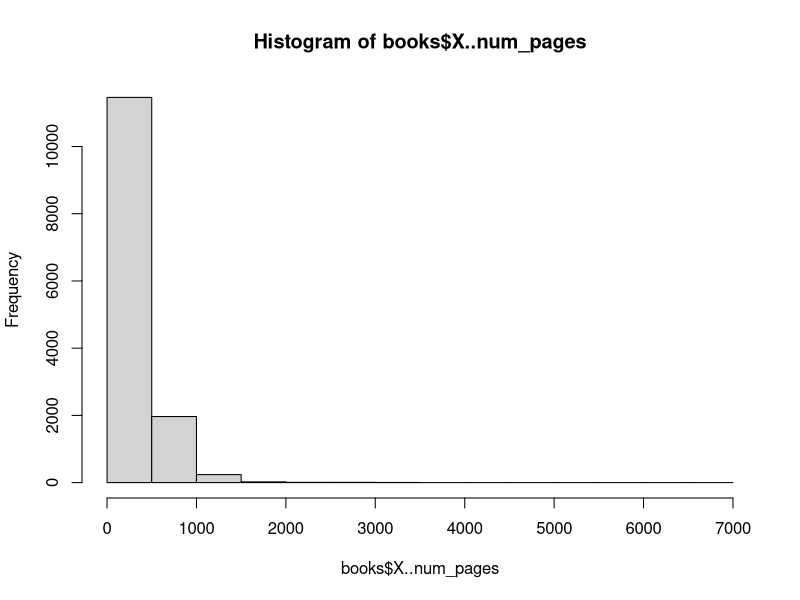
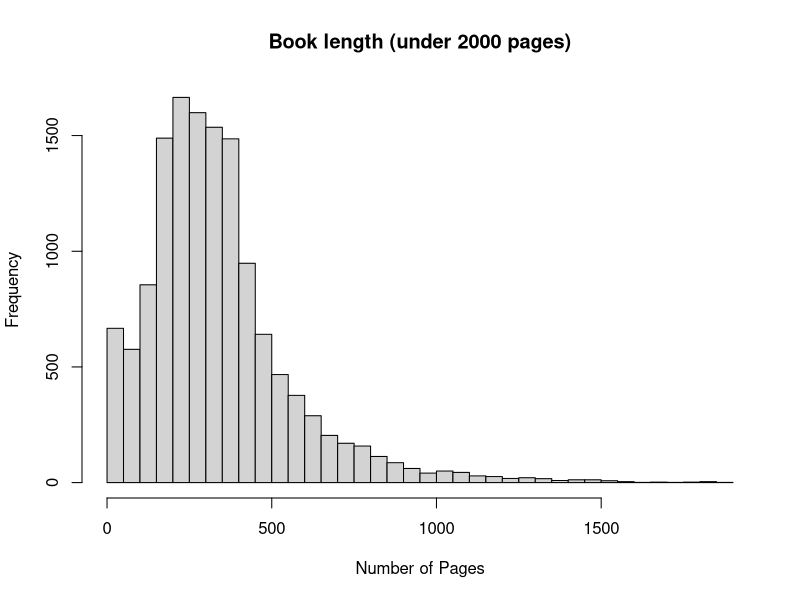

The R script that drew these images, in order:
## ---- chunk 1
books <-  read.csv("goodreads.csv", as.is=TRUE)
books
## ---- chunk 2
tab <- table(books$language_code)
tab
## ---- chunk 3
tab <- tab[order(tab, decreasing = TRUE)]
tab
## ---- chunk 4
counts <- as.numeric(tab)
class(counts)
## ---- chunk 5
names(tab)[order(tab,decreasing = FALSE)]
## ---- chunk 6
books$language_code <- ifelse(books$language_code == "en-US" | books$language_code == "en-GB" | books$language_code == "en-CA", "eng", books$language_code)

#OR books$language_code <- ifelse(grepl("en-", books$language_code), "eng", books$language_code)

books$language_code <- ifelse(grepl("en-", books$language_code),"eng",
books$language_code)
books
## ---- chunk 7
hist(books$X..num_pages)
## ---- chunk 8
?hist
hist(books$X..num_pages[books$X..num_pages <2000], breaks = 50, xlab = "Number of Pages", main = "Book length (under 2000 pages)")

## ---- chunk 9
quantile(books$X..num_pages)
